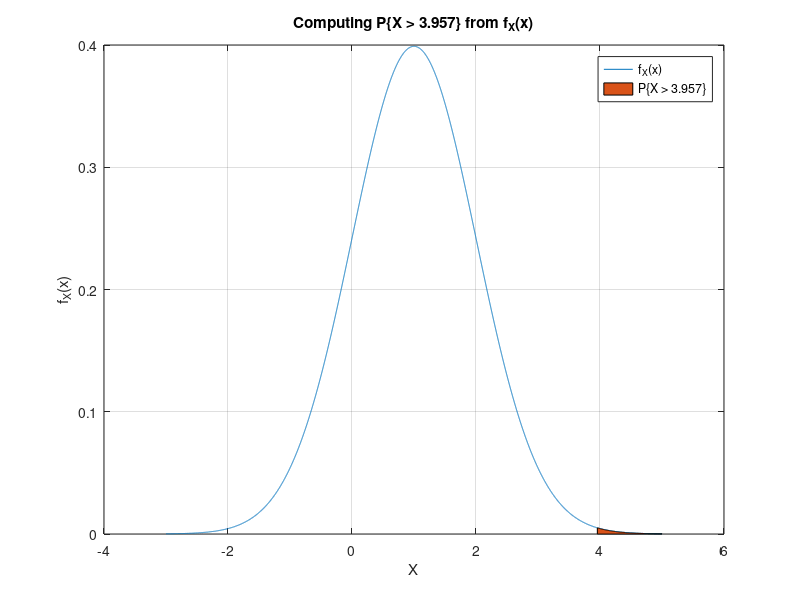
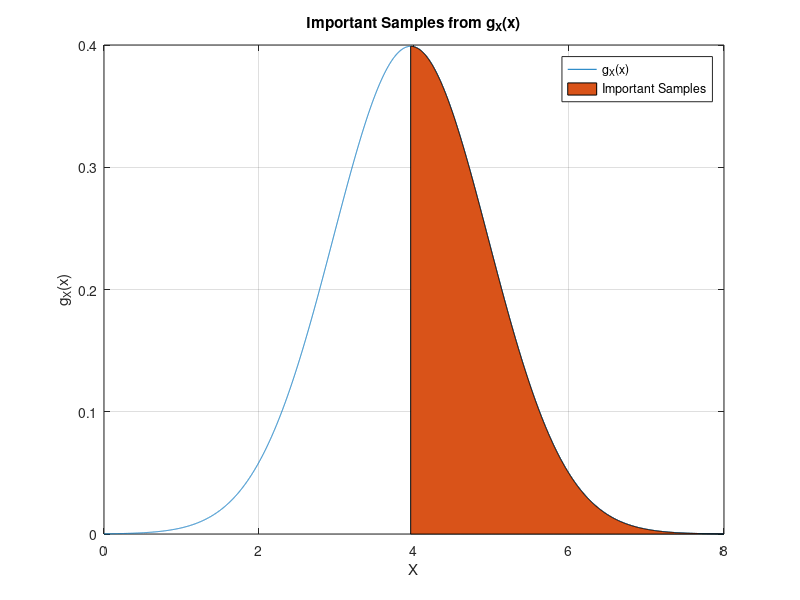

These figures' MATLAB source, in order:
u = 1;
sigma = 1;
T = 3.957;
x = -3:0.001:5;
fx = 1/sqrt(2*pi*sigma^2)*exp(-(x-u).^2/(2*sigma^2));
figure(1);
clf;
plot(x, fx)
hold on;
fx = fx(x >= 3.957);
x = x(x >= 3.957);
area(x, fx);
legend('f_X(x)','P\{X > 3.957\}')
grid on;
xlabel('X');
ylabel('f_X(x)')
title('Computing P\{X > 3.957\} from f_X(x)');

u = 3.957;
sigma = 1;
T = 3.957;
x = 0:0.001:8;
fx = 1/sqrt(2*pi*sigma^2)*exp(-(x-u).^2/(2*sigma^2));
figure(2);
clf;
plot(x, fx)
hold on;
fx = fx(x >= 3.957);
x = x(x >= 3.957);
area(x, fx);
legend('g_X(x)','Important Samples')
grid on;
xlabel('X');
ylabel('g_X(x)')
title('Important Samples from g_X(x)');

